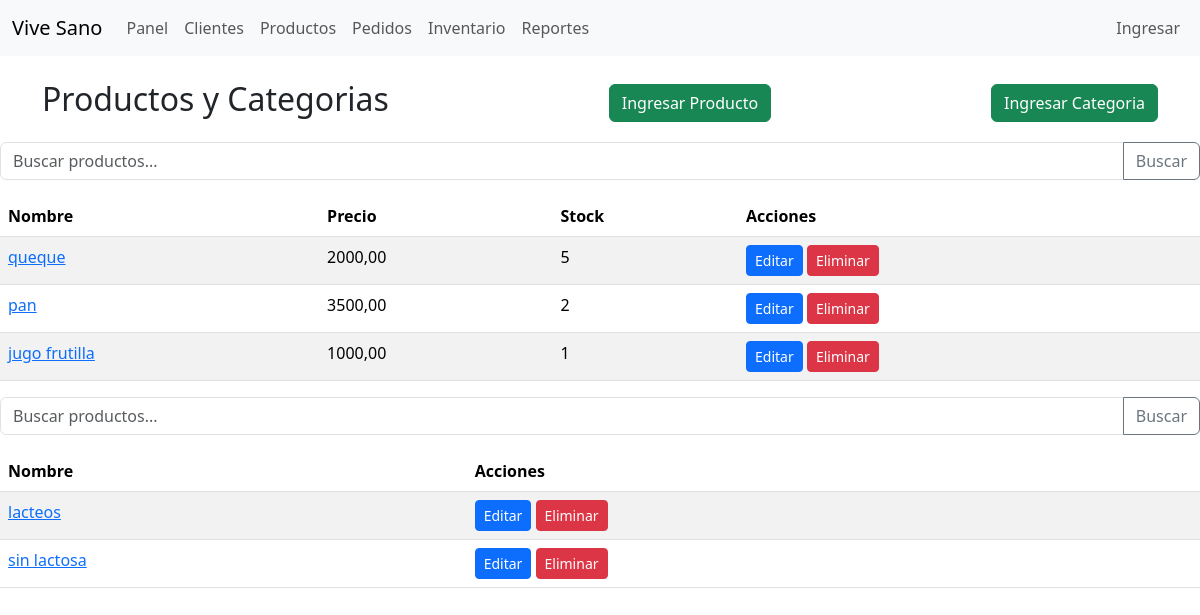
The app's page /productos/listaProductos/, older data.
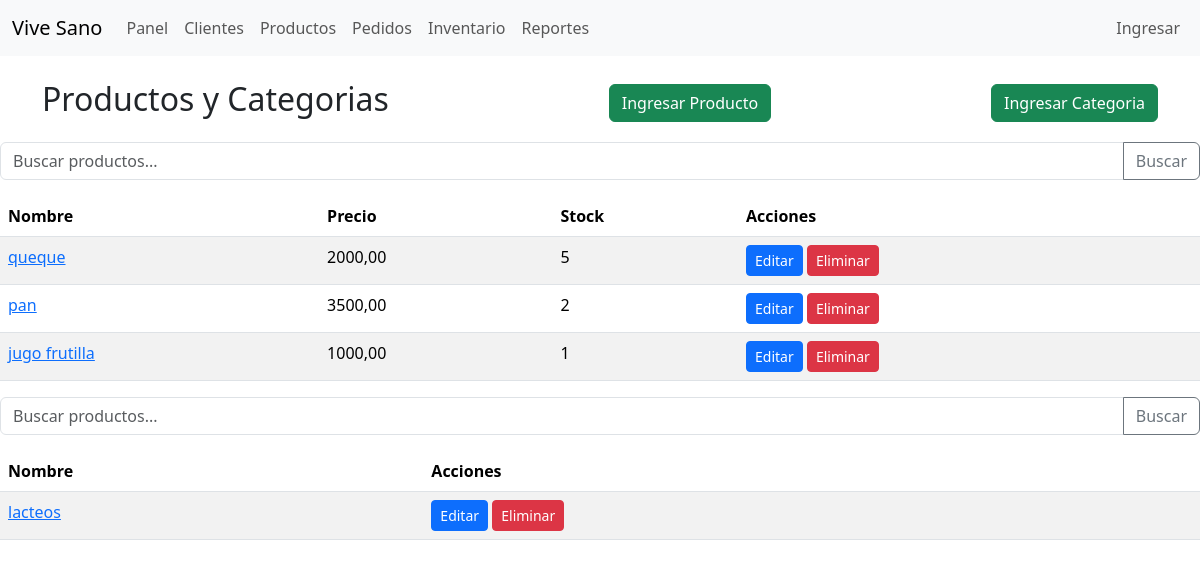
The same page, newer data.
### producto/models.py (models this page shows, shortened)
class Producto(models.Model):
    nombre_producto = models.CharField(max_length=100, null = False, blank = False)
    precio_producto = models.DecimalField(max_digits=10, decimal_places=2, null = False, blank = False)
    stock_producto = models.IntegerField(null = False, blank = False)
    fecha_vencimiento_producto = models.DateField(null = True, blank = True)
    descripcion_producto = models.TextField(null = True, blank = True)
    categoria_producto = models.ForeignKey(CategoriaProducto, on_delete = models.CASCADE, null=True)

class CategoriaProducto(models.Model):
    nombre_categoria = models.CharField(max_length = 100)

### producto/views.py (the view)
# urls.py: path('listaProductos/', views.lista_productos, name = 'lista_productos'),
def lista_productos(request):
    productos = Producto.objects.all()
    categorias = CategoriaProducto.objects.all()
    return render(request, 'producto/listaProductos.html', {'productos': productos, 'categorias': categorias})

### producto/templates/producto/listaProductos.html (shortened to what this page needs)
{% extends 'base.html' %}
{% load static %}
{% block content %}
<div class="d-flex justify-content-between align-items-center">
    <h2>Productos y Categorias</h2>
    <a class="btn btn-success" href="/productos/ingresarProducto">Ingresar Producto</a>
    <a class="btn btn-success" href="/productos/ingresarCategoria">Ingresar Categoria</a>
</div>
</div>
<form class="mt-3 mb-3">
    <div class="input-group">
        <input name="busqueda" value="{{ busqueda }}" class="form-control" placeholder="Buscar productos...">
        <button class="btn btn-outline-secondary" type="submit">Buscar</button>
    </div>
</form>
<table class="table table-striped">
    <thead>
        <tr>
            <th>Nombre</th>
            <th>Precio</th>
            <th>Stock</th>
            <th>Acciones</th>
        </tr>
    </thead>
    <tbody>
        {% for p in productos %}
        <tr>
            <td><a href="">{{ p.nombre_producto }}</a></td>
            <td>{{ p.precio_producto }}</td>
            <td>{{ p.stock_producto }}</td>
            <td>
                <a class="btn btn-sm btn-primary" href="">Editar</a>
                <a class="btn btn-sm btn-danger" href="{% url 'eliminar_producto' p.id %}">Eliminar</a>
            </td>
        </tr>
        {% empty %}
        <tr><td colspan="4">No hay productos.</td></tr>
        {% endfor %}
    </tbody>
</table>
<form class="mt-3 mb-3">
    <div class="input-group">
        <input name="busqueda" value="{{ busqueda }}" class="form-control" placeholder="Buscar productos...">
        <button class="btn btn-outline-secondary" type="submit">Buscar</button>
    </div>
</form>
<table class="table table-striped">
    <thead>
        <tr>
            <th>Nombre</th>
            <th>Acciones</th>
        </tr>
    </thead>
    <tbody>
        {% for c in categorias %}
        <tr>
            <td><a href="">{{ c.nombre_categoria }}</a></td>
            <td>
                <a class="btn btn-sm btn-primary" href="">Editar</a>
                <a class="btn btn-sm btn-danger" href="{% url 'eliminar_categoria' c.id %}">Eliminar</a>
            </td>
        </tr>
        {% empty %}
        <tr><td colspan="4">No hay categorias.</td></tr>
        {% endfor %}
    </tbody>
</table>
{% endblock %}

Row changes from the older to the newer data that the page shows:
removed CategoriaProducto: nombre_categoria "sin lactosa"
